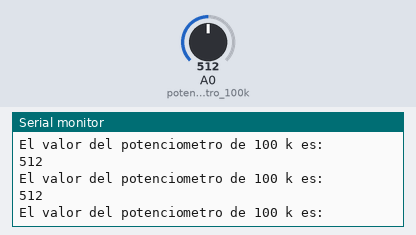
Recording of a sketch running on a simulated Arduino Uno, built with avr-gcc and run on an emulated ATmega328P. Shown: the last lines printed to the serial monitor. Inputs (shaded band) come from the test bench; at power-on: A0 (potenciometro_100k) = 512.

Above: at 1.2 s.
1.3 s: A0 (potenciometro_100k) set to 110
At 1.8 s:
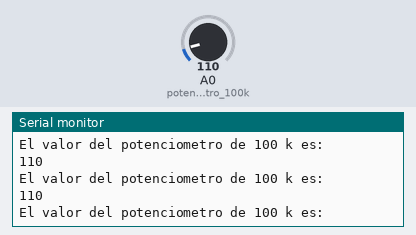
2.8 s: A0 (potenciometro_100k) set to 89
At 3.3 s:
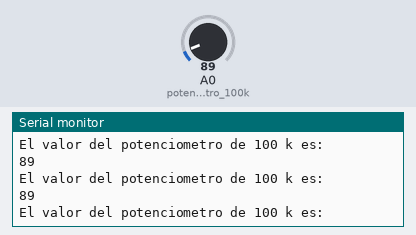
10.3 s: A0 (potenciometro_100k) set to 8
At 11.3 s:
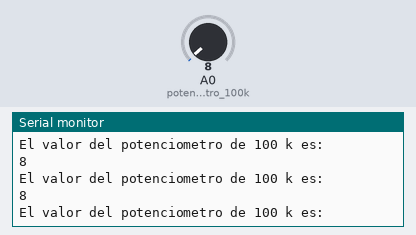
13.3 s: A0 (potenciometro_100k) set to 11
At 13.8 s:
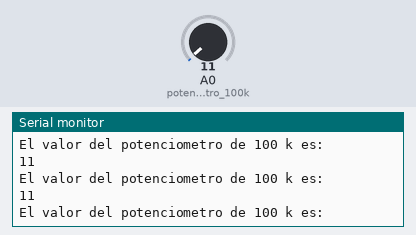
Timing chart, 0 to 15.8 s (numbered marks = the images above; inputs shaded):
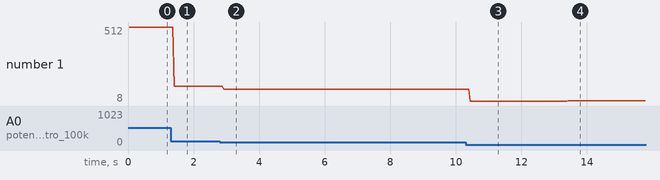

The sketch:

punto_1_lab_1_embebidos.ino
```cpp
//Declaración de Variables
int potenciometro_100k = A0;
void setup() {
  // put your setup code here, to run once:
  Serial.begin(9600);
  pinMode(potenciometro_100k, INPUT);
}

void loop() {
  // put your main code here, to run repeatedly:
  int valor_poten100k = analogRead(potenciometro_100k);
  Serial.println("El valor del potenciometro de 100 k es: ");
  Serial.println(valor_poten100k);
}
```

Measured:
- after the input at 1.3 s, the serial monitor: prints a new line after 0.11 s (image 1)
- after the input at 2.8 s, the serial monitor: prints a new line after 0.13 s (image 2)
- after the input at 10.3 s, the serial monitor: prints a new line after 0.14 s (image 3)
- after the input at 13.3 s, the serial monitor: prints a new line after 0.13 s (image 4)
- plotted number 1: 512 → 110 after the input at 1.3 s, 110 → 89 after the input at 2.8 s, 89 → 8 after the input at 10.3 s, 8 → 11 after the input at 13.3 s
